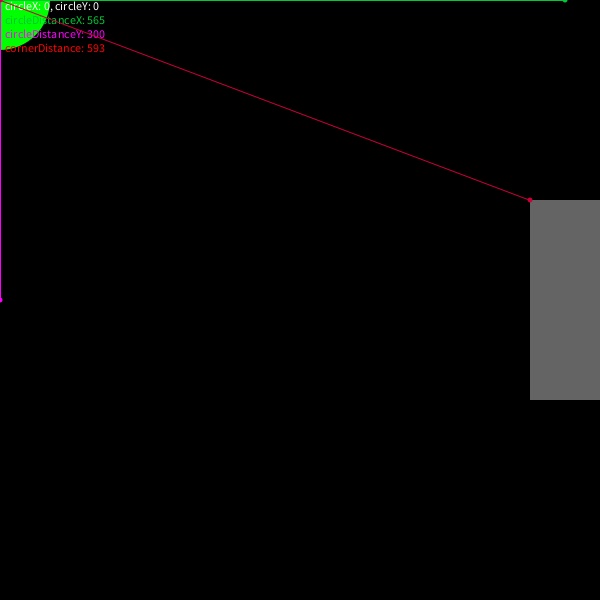
Frame 1 (no input)
Frame 60 (the mouse pressed at the canvas centre just before this capture): identical to frame 1, image omitted
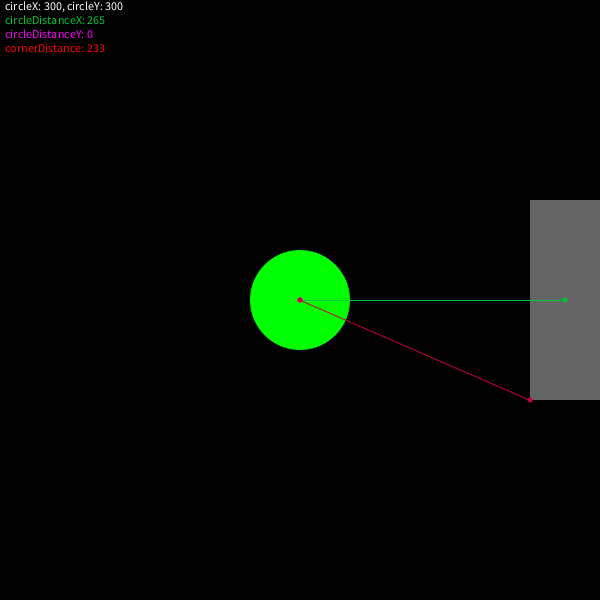
Frame 120 (the mouse held since frame 60 and released just before this capture)

The Processing sketch that drew these frames (run headless with seeded random() and noise(); from frame 60 on, the mouse is pressed at the canvas centre):

// Processing sketch: PongCollisionAlgorithmTester
// ── PongCollisionAlgorithmTester.pde
//-----------------------------------------------------------------------------------//
//  This sketch is a visualization of the different collision detection algorithms   // 
//  used in the Pong Game lab. To test the different versions, comment in/out the    //
//  appropriate methods within the draw method as commented below. Only one version  //
//  should be called each time the sketch is run.                                    //
//                                                                                   //
//  I wasn't as efficient as I could be setting up the variables and methods, and    // 
//  I'm not sure my calculation for the cornerDistance value is correct (how it      //
//  accounts for both corners still kind of wrecks my head), but working through     //
//  it this way helped me understand how the algorithms work.                        //
//---------------------------------------------------------------------------------- //

int paddleWidth = 70;
int paddleHeight = 200;
int diameter = 100;
    
void setup(){
  size(600,600);
  noCursor();
}

void draw(){
  background(0);
   
  paddle(paddleWidth, paddleHeight);
  
//--------------------comment in/out which version you want to test--------------------// 

  //v3();                 // collision detection extends past corners                   
  //v9noPyth();           // collision detection insensitive to corners               
  v9();                 // fully functioning collision detection
  
//-------------------------------------------------------------------------------------//
}  // close draw method


void v3(){                                                // from lab V3_0
  ballV3(diameter);
  hitPaddleV3(); 
  
  fill(255);  // text color: white
  text(("circleX: " + mouseX + ", circleY: " + mouseY), 5, 10);
  fill(0, 200, 55);  // text color: green
  text(("circleDistanceX: " + abs(mouseX - (width - paddleWidth))), 5, 24);
  fill(255, 0, 255);  // text color: purple
  text(("circleDistanceY: " + abs(mouseY - (height/2 - paddleHeight/2) - paddleHeight/2)), 5, 38);
  
//------------------------------circleDistanceX visual----------------------------------//
  fill(0, 200, 55);                                       // line point color
  noStroke();                                             // line point has no stroke
  circle(mouseX, mouseY, 5);                              // line point 1
  circle((width - paddleWidth), mouseY, 5);               // line point 2
  stroke(0, 200, 55);                                     // line color
  line(mouseX, mouseY, (width - paddleWidth), mouseY);    // line
  
//------------------------------circleDistanceY visual----------------------------------//
  fill(255, 0, 255);                                      // line point color
  noStroke();                                             // line point has no stroke
  circle(mouseX, mouseY, 5);                              // line point 1
  circle(mouseX, height/2, 5);                            // line point 2
  stroke(255, 0, 255);                                    // line color
  line(mouseX, mouseY,mouseX, (height/2));                // line  
  
}  // close v3 method

void v9noPyth(){                // from lab V9_0, but without using the Pythagorean theorem
  ballV9noPyth(diameter);
  hitPaddleV9noPyth();
  
  fill(255);  // text color: white
  text(("circleX: " + mouseX + ", circleY: " + mouseY), 5, 10);
  fill(0, 200, 55);  // text color: green  
  text(("circleDistanceX: " + abs(mouseX - (width - paddleWidth) - paddleWidth/2)), 5, 24);
  fill(255, 0, 255);  // text color: purple  
  text(("circleDistanceY: " + abs(mouseY - (height/2 - paddleHeight/2) - paddleHeight/2)), 5, 38);
  
//------------------------------circleDistanceX visual----------------------------------//
  fill(0, 200, 55);                                        // line point color
  noStroke();                                              // line point has no stroke
  circle(mouseX, mouseY, 5);                               // line point 1
  circle((width - (paddleWidth/2)), mouseY, 5);            // line point 2
  stroke(0, 200, 55);                                      // line color
  line(mouseX, mouseY, (width - (paddleWidth/2)), mouseY); // line
  
//------------------------------circleDistanceY visual----------------------------------//
  fill(255, 0, 255);                                       // line point color
  noStroke();                                              // line point has no stroke
  circle(mouseX, mouseY, 5);                               // line point 1
  circle(mouseX, height/2, 5);                             // line point 2
  stroke(255, 0, 255);                                     // line color
  line(mouseX, mouseY,mouseX, (height/2));                 // line    
  
}  // close v9noPyth method

void v9(){                                                 // full version from lab V9_0
  ballV9(diameter);
  hitPaddleV9();
  
  fill(255);  // text color
  text(("circleX: " + mouseX + ", circleY: " + mouseY), 5, 10);
  fill(0, 200, 55);  // text color: green    
  text(("circleDistanceX: " + abs(mouseX - (width - paddleWidth) - paddleWidth/2)), 5, 24);
  fill(255, 0, 255);  // text color: purple  
  text(("circleDistanceY: " + abs(mouseY - (height/2 - paddleHeight/2) - paddleHeight/2)), 5, 38);
  fill(255, 0, 0);  // text color: red
  text(("cornerDistance: " 
    + round(sqrt((pow(abs(mouseX - (width - paddleWidth) - paddleWidth/2) - (paddleWidth/2), 2))
    + pow(abs(mouseY - (height/2 - paddleHeight/2) - paddleHeight/2) - (paddleWidth/2), 2)))), 5, 52);
                           
//------------------------------circleDistanceX visual----------------------------------//
  fill(0, 200, 55);                                        // line point color
  noStroke();                                              // line point has no stroke
  circle(mouseX, mouseY, 5);                               // line point 1
  circle((width - (paddleWidth/2)), mouseY, 5);            // line point 2
  stroke(0, 200, 55);                                      // line color
  line(mouseX, mouseY, (width - (paddleWidth/2)), mouseY); // line
  
//------------------------------circleDistanceY visual----------------------------------//
  fill(255, 0, 255);                                       // line point color
  noStroke();                                              // line point has no stroke
  circle(mouseX, mouseY, 5);                               // line point 1
  circle(mouseX, height/2, 5);                             // line point 2
  stroke(255, 0, 255);                                     // line color
  line(mouseX, mouseY,mouseX, (height/2));                 // line    

//-------------------------------cornerDistance visual----------------------------------//
  fill(200, 0, 55);                                        // line point color
  noStroke();                                              // line point has no stroke
  circle(mouseX, mouseY, 5);                               // line point 1
  if (mouseY < height/2){                                  // line drawn to top corner
    circle((width - paddleWidth), (height/2 - (paddleHeight/2)), 5);  // line point 2
    stroke(200, 0, 55);                                    // line color
    line(mouseX, mouseY, (width - paddleWidth), (height/2 - (paddleHeight/2)));
  }
  else {                                                   // line drawn to bottom corner
    circle((width - paddleWidth), (height/2 + (paddleHeight/2)), 5);  // line point 2
    stroke(200, 0, 55);                                    // line color
    line(mouseX, mouseY, (width - paddleWidth), (height/2 + (paddleHeight/2)));
  }
}  // close v9 method

void paddle(int paddleWidth, int paddleHeight){
  fill(100);
  noStroke();
  rect(width - paddleWidth, height/2 - paddleHeight/2, paddleWidth, paddleHeight);
  
}  // close paddle method

void ballV3(float diameter){
  if (hitPaddleV3() == true){
    fill(255,0,0);
  }
  else {
    fill(0,255,0);
  }
  noStroke();
  circle(mouseX, mouseY, diameter);
  
}  // close ballV3 method
  
void ballV9noPyth(float diameter){  
  if (hitPaddleV9noPyth() == true){
    fill(255,0,0);
  }
  else {
    fill(0,255,0);
  }
  noStroke();
  circle(mouseX, mouseY, diameter);
  
}  // close ballV9_noPyth method

void ballV9(float diameter){
  if (hitPaddleV9() == true){
    fill(255,0,0);
  }
  else {
    fill(0,255,0);
  }
  noStroke();
  circle(mouseX, mouseY, diameter);
  
}  // close ballV9 method

boolean hitPaddleV3(){                                     // simple collision test from V3

//---------------------------------measure gap beween paddle & ball---------------------------------//
float circleDistanceX = abs(mouseX - (width - paddleWidth));                      
float circleDistanceY = abs(mouseY - (height/2 - paddleHeight/2) - paddleHeight/2);  
  
  if (circleDistanceX > (diameter/2)){                     //  x gap too large
    return false; 
  }
  else if (circleDistanceY > (paddleHeight/2 + diameter/2)){   //  y gap too large
    return false;
  }
  else {
    return true;
  }
}  // close hitPaddleV3 method

boolean hitPaddleV9noPyth(){                             // more complex collision test from V9

//---------------------------------measure gap beween paddle & ball---------------------------------//
float circleDistanceX = abs(mouseX - (width - paddleWidth) - paddleWidth/2);                      
float circleDistanceY = abs(mouseY - (height/2 - paddleHeight/2) - paddleHeight/2);

  if (circleDistanceX > (paddleWidth/2 + diameter/2)){    // x gap too large
    return false; 
  }
  if (circleDistanceY > (paddleHeight/2 + diameter/2)){   // y gap too large
    return false;
  }
  if (circleDistanceX <= (paddleWidth/2)){                // x gap small enough
    return true;
  }
  if (circleDistanceY <= (paddleHeight/2)){               // y gap small enough
    return true;
  }
 
/*/---------------------------Pythagorean Theorem tests corner collision----------------------------//  
  float cornerDistance = pow(circleDistanceX - paddleWidth/2, 2) +  // x^2
                         pow(circleDistanceY - paddleHeight/2, 2);  // y^2
  
  if (cornerDistance <= pow(diameter/2, 2)){  // if cornerDistance < the radius of the ball
    return true;
  }
  else{
    return false;
  }*/
  return false;
  
}  // close hitPaddleV9noPyth method

boolean hitPaddleV9(){                              // more complex collision test from V9

//---------------------------------measure gap beween paddle & ball---------------------------------//
float circleDistanceX = abs(mouseX - (width - paddleWidth) - paddleWidth/2);                      
float circleDistanceY = abs(mouseY - (height/2 - paddleHeight/2) - paddleHeight/2);

  if (circleDistanceX > (paddleWidth/2 + diameter/2)){    // x gap too large
    return false; 
  }
  if (circleDistanceY > (paddleHeight/2 + diameter/2)){   // y gap too large
    return false;
  }
  if (circleDistanceX <= (paddleWidth/2)){                // x gap small enough
    return true;
  }
  if (circleDistanceY <= (paddleHeight/2)){               // y gap small enough
    return true;
  }
//---------------------------Pythagorean Theorem tests corner collision----------------------------//  
  float cornerDistance = pow(circleDistanceX - paddleWidth/2, 2) +  // x^2
                         pow(circleDistanceY - paddleHeight/2, 2);  // y^2
  
  if (cornerDistance <= pow(diameter/2, 2)){  // if cornerDistance < the radius of the ball
    return true;
  }
  else{
    return false;
  }
}  // close hitPaddleV9 method
